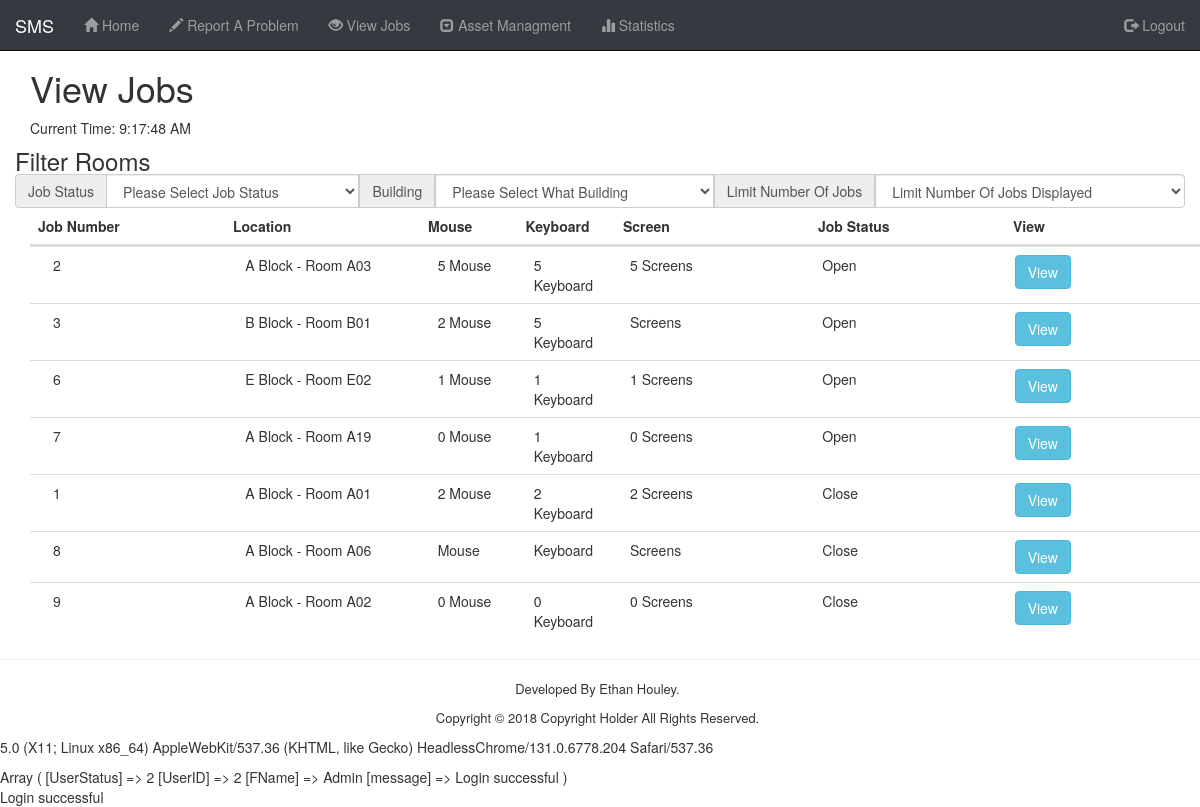
The app's page /View/View_Jobs.php (signed in) with its own data.
### tables this page shows
CREATE TABLE `job` (
  `JobID` int(10) UNSIGNED NOT NULL,
  `DateLogged` timestamp NOT NULL DEFAULT CURRENT_TIMESTAMP,
  `UserID` int(10) UNSIGNED NOT NULL,
  `RoomID` int(10) UNSIGNED NOT NULL,
  `AssetID` int(10) UNSIGNED DEFAULT NULL,
  `Broken_Mouse` varchar(255) DEFAULT NULL,
  `Broken_Keyboard` varchar(255) DEFAULT NULL,
  `Broken_Screen` varchar(255) DEFAULT NULL,
  `ExtraInfo` text,
  `JobStatusID` int(10) UNSIGNED NOT NULL DEFAULT '0',
  `PartsUsed` varchar(255) DEFAULT NULL,
  `DateComplete` timestamp NULL DEFAULT CURRENT_TIMESTAMP
);

CREATE TABLE `building` (
  `BuildingID` int(10) UNSIGNED NOT NULL,
  `BuildingName` varchar(255) NOT NULL
);

CREATE TABLE `rooms` (
  `RoomID` int(10) UNSIGNED NOT NULL,
  `RoomName` varchar(255) NOT NULL,
  `BuildingID` int(10) UNSIGNED NOT NULL
);

CREATE TABLE `jobstatus` (
  `JobStatusID` int(10) UNSIGNED NOT NULL,
  `JobStatusName` varchar(10) NOT NULL
);

### Model/Functions.php (called while the page is built, shortened)
<?php
  function ViewAllJobs() {
    $JobsLogged_MySQL = "SELECT * FROM job
    INNER JOIN rooms ON job.RoomID = rooms.RoomID
    INNER JOIN building ON rooms.BuildingID = building.BuildingID
    INNER JOIN jobstatus ON job.JobStatusID = jobstatus.JobStatusID;";
    $conn = dbConnect();
    $stmt = $conn->prepare($JobsLogged_MySQL);
    $stmt->execute();
    $CompleteJobsList = $stmt->fetchAll();
    return $CompleteJobsList;
  }
 ?>

### View/View_Jobs.php (the view, shortened to what this page needs)
<?php
	require_once '../View/Include/Master_Include.php';
?>
<div class="Work_Around_Nav">
  <div class="container">
    <h1>View Jobs</h1>
  </div>
	<div class="container">
		<div class="row">
		<div class="No_Phone No_Tablet">
				<div class="row_heading">
			 <h3>Filter Rooms</h3>
		 </div>
		 <div class="input-group">
        <span class="input-group-addon" id="basic-addon1">Job Status</span>
        <select class="form-control" name="JobStatus" id="JobStatus">
          <option disabled selected>Please Select Job Status</option>
        </select>
        <span class="input-group-addon" id="basic-addon1">Building</span>
				<select class="form-control" name="Building" id="BuildingNumber" onchange="GetRoomInfo(this.value)">
					<option disabled selected>Please Select What Building </option>
					<?php
 				 echo "</select>";
 				 ?>
          <span class="input-group-addon" id="basic-addon1">Limit Number Of Jobs</span>
          <select class="form-control" name="Displayed" id="Displayed">
            <option disabled selected>Limit Number Of Jobs Displayed </option>
          </select>
		 </div>
		 </div>
		</div>
    <div class="container">
      <div class="row">
					<div class="col-md-2 col-xs-3 Heading_Table">Job Number</div>
					<div class="col-md-2 col-xs-3 Heading_Table">Location</div>
					<div class="col-md-1 No_Phone No_Tablet Heading_Table">Mouse</div>
					<div class="col-md-1 No_Phone No_Tablet Heading_Table">Keyboard</div>
					<div class="col-md-2 No_Phone No_Tablet Heading_Table">Screen</div>
					<div class="col-md-2 col-xs-3 Heading_Table">Job Status</div>
					<div class="col-md-2 col-xs-2 Heading_Table">View</div>
      </div>
      <div>
      <?php
				$CompleteJobsList  = ViewAllJobs();
        foreach($CompleteJobsList  as $row) {
          echo '<div class="Row_Table row">';
          echo '<div class="col-md-2 col-xs-3"> ' . $row['JobID'] . ' </div>';
          echo '<div class="col-md-2 col-xs-3">'. $row['BuildingName'] . ' - Room ' . $row['RoomName'] . '</div>';
          echo '<div class="col-md-1 No_Phone No_Tablet">' . $row['Broken_Mouse'] . ' Mouse</div>';
          echo '<div class="col-md-1 No_Phone No_Tablet">' . $row['Broken_Keyboard'] . ' Keyboard</div>';
          echo '<div class="col-md-2 No_Phone No_Tablet">' . $row['Broken_Screen'] . ' Screens</div>';
          echo '<div class="col-md-2 col-xs-3">' . $row['JobStatusName'] . '</div>';
					if ($row['JobStatusID'] == 2) {
						echo '<div class="col-md-2 col-xs-2"><button type="button" class="btn btn-ms btn-info" name="button" onclick="CloseStaffViewableJob(this)" value="'. $row['JobID'] .'" data-toggle="modal" data-target="#CloseJobInfo">View</button></div>';
					} else {
          	echo '<div class="col-md-2 col-xs-2">
							<button type="button" class="btn btn-ms btn-info" name="button" onclick="OpenJob(this)" value="'. $row['JobID'] .'" data-toggle="modal" data-target="#JobInfo">View</button>
							</div>';
					}
          echo "</div>";
        }
      ?>
		</div>
	</div>
  </div>
  <hr>
</div>

### View/CSS/master.css (style rules this page uses)
.Work_Around_Nav { padding-top: 48px; }
h3 { margin: 0 !important; }
.Heading_Table { border-bottom: 2px solid rgb(221, 221, 221); padding: 8px; line-height: 1.42857143; font-size: 14px; font-weight: bold; text-align: left; }
.Row_Table { padding: 8px; line-height: 1.42857143; vertical-align: top; border-top: 1px solid rgb(221, 221, 221); }

### records on screen
job: JobID "2", building.BuildingName "A Block", RoomID.RoomName "A03", Broken_Mouse "5", Broken_Keyboard "5", Broken_Screen "5", JobStatusID.JobStatusName "Open"
job: JobID "3", building.BuildingName "B Block", RoomID.RoomName "B01", Broken_Mouse "2", Broken_Keyboard "5", JobStatusID.JobStatusName "Open"
job: JobID "6", building.BuildingName "E Block", RoomID.RoomName "E02", Broken_Mouse "1", Broken_Keyboard "1", Broken_Screen "1", JobStatusID.JobStatusName "Open"
job: JobID "7", building.BuildingName "A Block", RoomID.RoomName "A19", Broken_Mouse "0", Broken_Keyboard "1", Broken_Screen "0", JobStatusID.JobStatusName "Open"
job: JobID "1", building.BuildingName "A Block", RoomID.RoomName "A01", Broken_Mouse "2", Broken_Keyboard "2", Broken_Screen "2", JobStatusID.JobStatusName "Close"
job: JobID "8", building.BuildingName "A Block", RoomID.RoomName "A06", JobStatusID.JobStatusName "Close"
job: JobID "9", building.BuildingName "A Block", RoomID.RoomName "A02", Broken_Mouse "0", Broken_Keyboard "0", Broken_Screen "0", JobStatusID.JobStatusName "Close"

### other values on screen
$_SESSION['message'] "Login successful"
